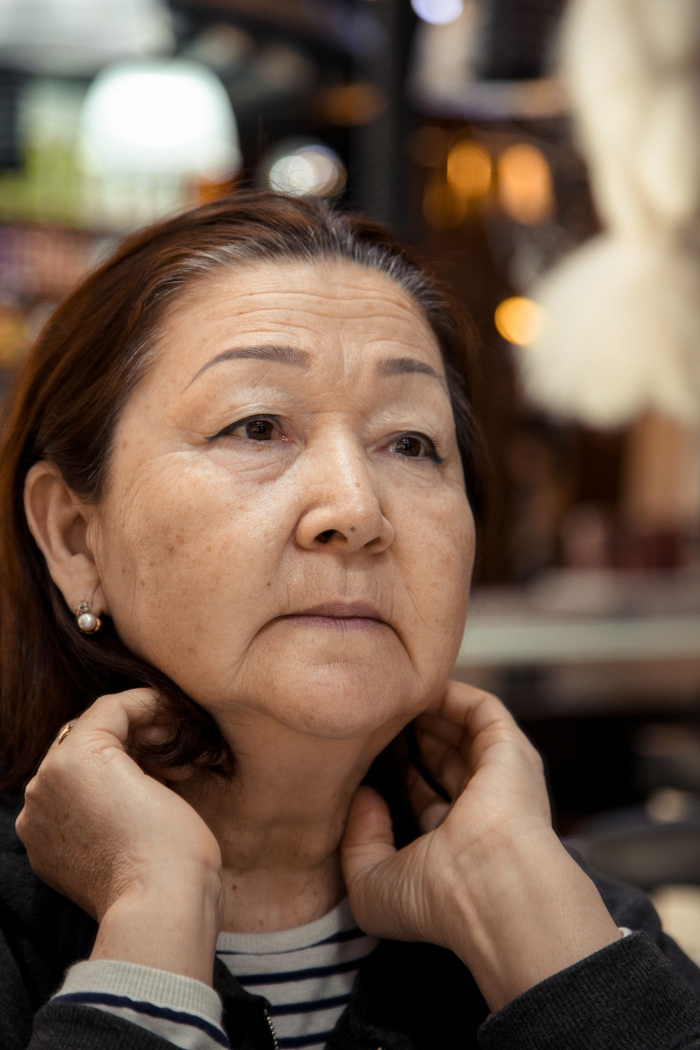
#> input picture cardnews/episodes/260803_백세시대/img/raw-02-view.jpg, 1400 x 2100 px (shown at 1/2 size); its folder holds only this picture in this run
$ python grade.py 'episodes/260803_백세시대/img/raw-02-view.jpg'
#> lines starting #> are read from the running program, lines starting #| are printed output that depends on the picture
"""
raw-*.jpg → 1080×1350 크롭 + 통일 그레이딩.

사용법: python3 grade.py <에피소드폴더> [name=anchor ...]
  anchor: 크롭 세로 기준점 0.0(위)~1.0(아래). 기본 0.5(가운데)
          피사체가 아래쪽인 사진은 큰 값으로 준다.

그레이딩 수치는 style.md 5항 그대로다. 출처가 달라도 이걸 거치면 한 세트로 읽힌다.
  채도 0.58 · R×1.05+3 · B×0.93 · 대비 1.06 · 밝기 1.02
"""
import sys, os, glob
from PIL import Image, ImageEnhance

W, H = 1080, 1350
ep = sys.argv[1]
anchors = dict(kv.split("=") for kv in sys.argv[2:])

for raw in sorted(glob.glob(os.path.join(ep, "img", "raw-*.jpg"))):
    name = os.path.basename(raw)[4:-4]          # raw-01-cover.jpg → 01-cover
    a = float(anchors.get(name, 0.5))
    im = Image.open(raw).convert("RGB")
#> im is the input picture: PIL image 1400x2100 RGB; mean R, G, B 117.8, 95.4, 79.2

    # 4:5로 커버 크롭
    scale = max(W / im.width, H / im.height)
#> scale = 0.771
    im = im.resize((round(im.width * scale), round(im.height * scale)), Image.LANCZOS)
#> im: PIL image 1080x1620 RGB
    left = (im.width - W) // 2
#> left = 0
    top = round((im.height - H) * a)
#> top = 135
    im = im.crop((left, top, left + W, top + H))
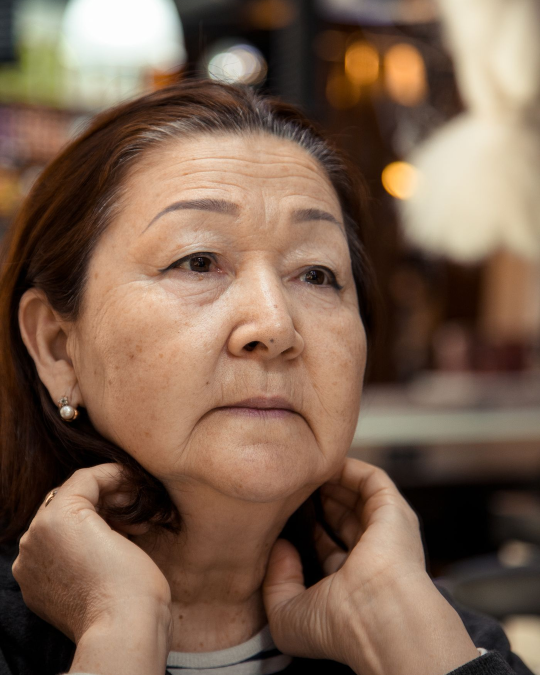
#> im: PIL image 1080x1350 RGB (shown at 1/2 size); mean R, G, B 125, 98.7, 80.2

    # 통일 그레이딩 (style.md 5항)
    im = ImageEnhance.Color(im).enhance(0.58)
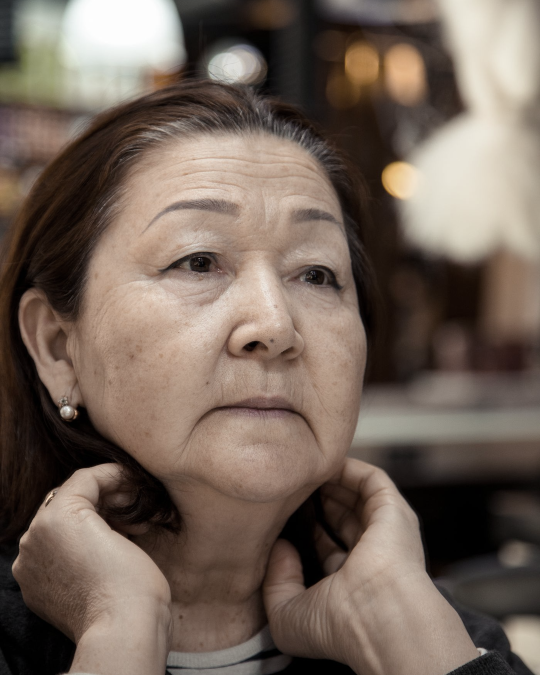
#> im: PIL image 1080x1350 RGB (shown at 1/2 size); mean R, G, B 115.8, 100.7, 89.9
    r, g, b = im.split()
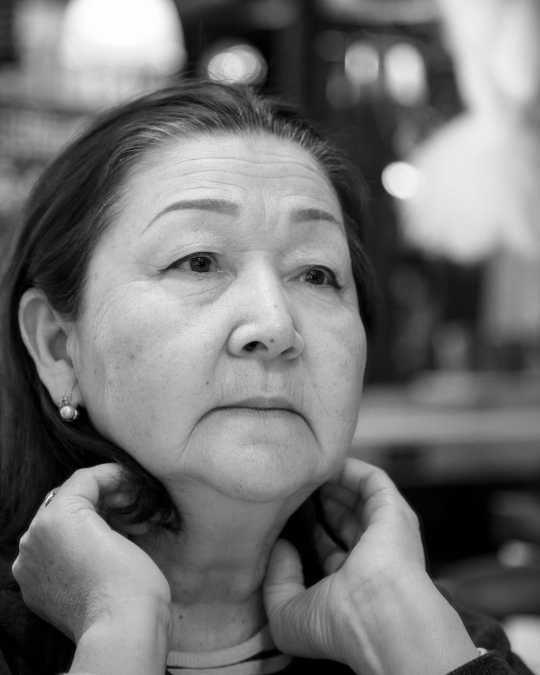
#> r: PIL image 1080x1350 L (shown at 1/2 size); min 0, max 254, mean 115.8
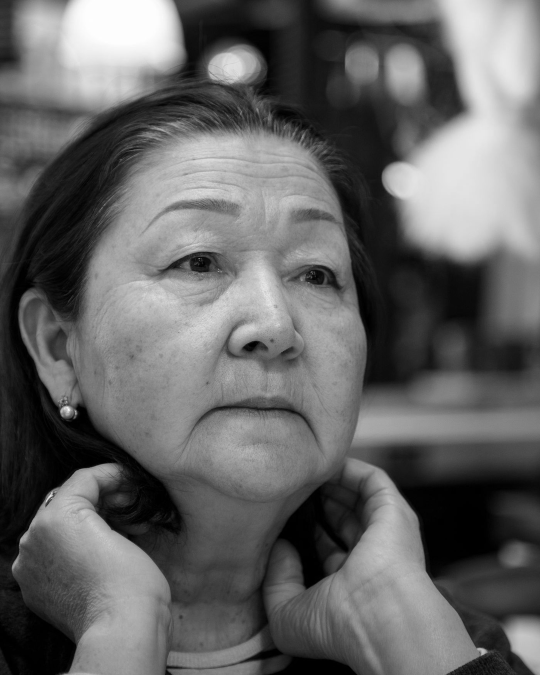
#> g: PIL image 1080x1350 L (shown at 1/2 size); min 0, max 254, mean 100.7
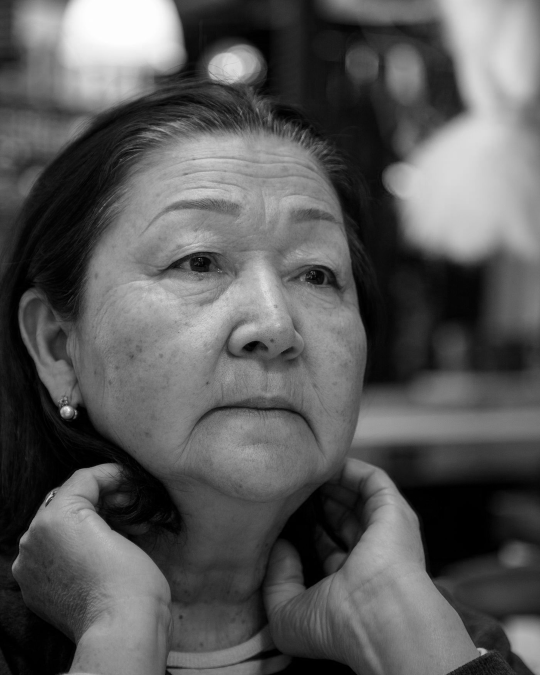
#> b: PIL image 1080x1350 L (shown at 1/2 size); min 0, max 254, mean 89.9
    r = r.point(lambda v: min(255, int(v * 1.05 + 3)))
    b = b.point(lambda v: int(v * 0.93))
    im = Image.merge("RGB", (r, g, b))
    im = ImageEnhance.Contrast(im).enhance(1.06)
    im = ImageEnhance.Brightness(im).enhance(1.02)
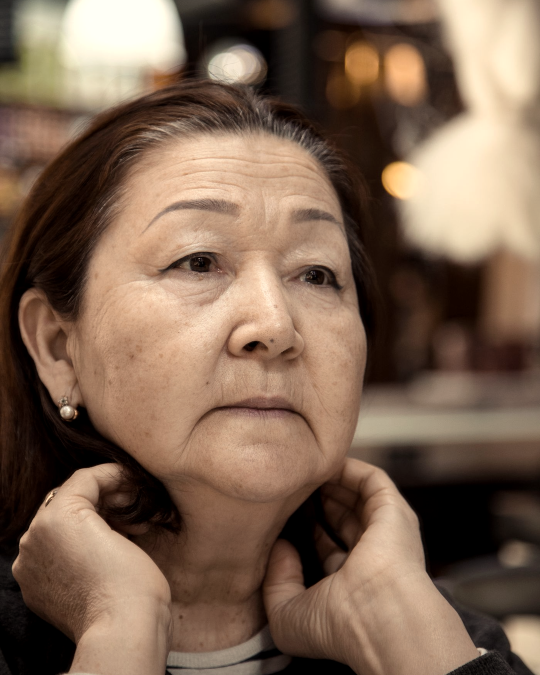
#> im: PIL image 1080x1350 RGB (shown at 1/2 size); mean R, G, B 126.5, 101.6, 82.8

    out = os.path.join(ep, "img", name + ".jpg")
    im.save(out, quality=88, optimize=True)
    print(f"{name}  anchor={a}  → {im.size}")
#| 02-view  anchor=0.5  → (1080, 1350)

$ run again, on cardnews/episodes/260803_백세시대/img/raw-07-muscle.jpg
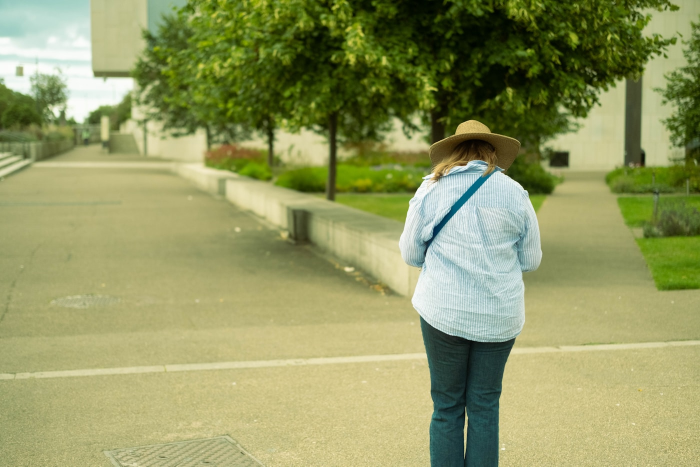
#> input picture cardnews/episodes/260803_백세시대/img/raw-07-muscle.jpg, 1400 x 933 px (shown at 1/2 size)
#> im is the input picture: PIL image 1400x933 RGB; mean R, G, B 147.3, 153.2, 99.8
#> `r, g, b = im.split()`:
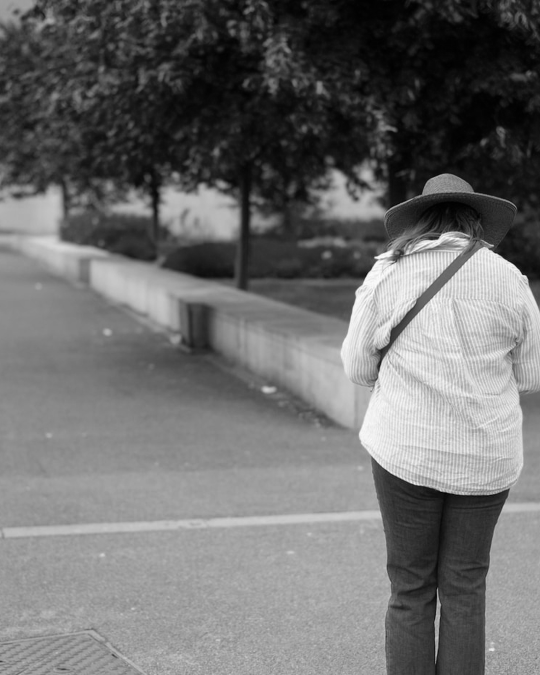
#> b: PIL image 1080x1350 L (shown at 1/2 size); min 0, max 254, mean 109.9
#> `im = ImageEnhance.Brightness(im).enhance(1.02)`:
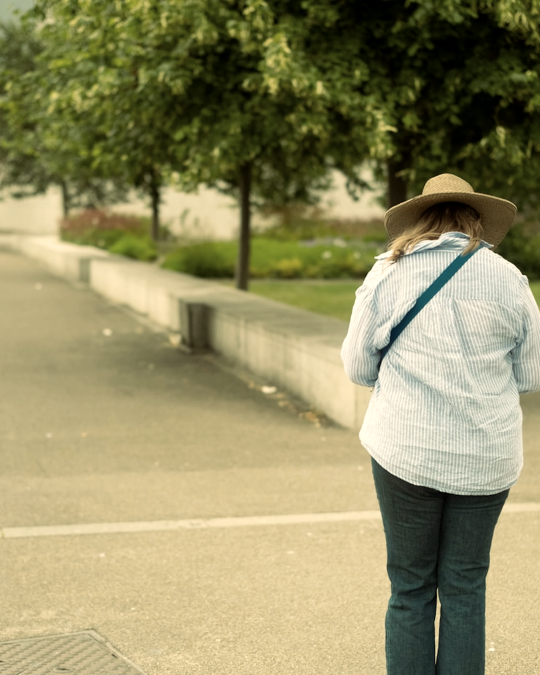
#> im: PIL image 1080x1350 RGB (shown at 1/2 size); mean R, G, B 147.3, 141.7, 100.7
#| 07-muscle  anchor=0.5  → (1080, 1350)

$ run again, on cardnews/episodes/260803_백세시대/img/raw-08-close.jpg
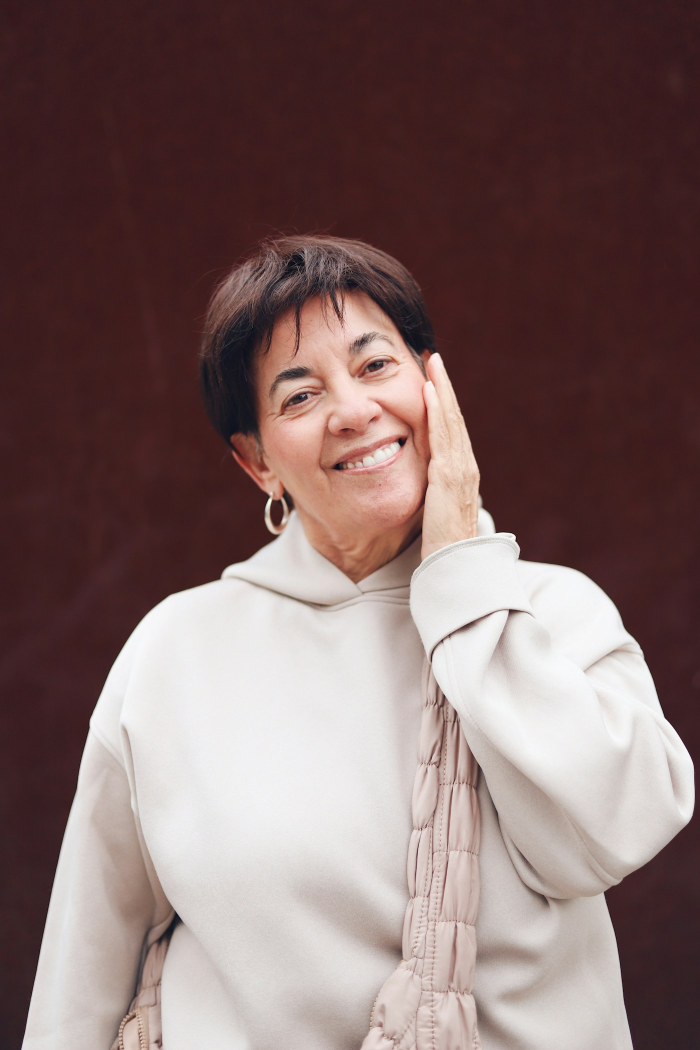
#> input picture cardnews/episodes/260803_백세시대/img/raw-08-close.jpg, 1400 x 2100 px (shown at 1/2 size)
#> im is the input picture: PIL image 1400x2100 RGB; mean R, G, B 127.8, 104.8, 103.4
#> `b = b.point(lambda v: int(v * 0.93))`:
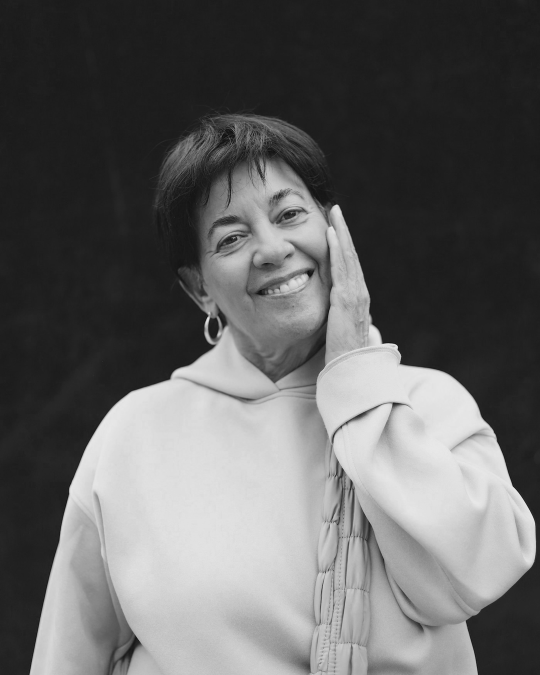
#> b: PIL image 1080x1350 L (shown at 1/2 size); min 0, max 236, mean 99.3
#> `im = ImageEnhance.Brightness(im).enhance(1.02)`:
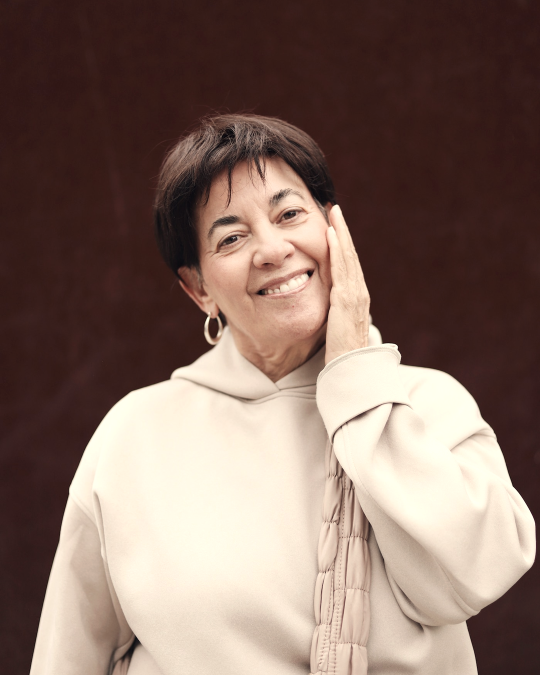
#> im: PIL image 1080x1350 RGB (shown at 1/2 size); mean R, G, B 131.9, 109.4, 99.4
#| 08-close  anchor=0.5  → (1080, 1350)

$ run again, on cardnews/episodes/260803_백세시대/img/raw-03-uv.jpg
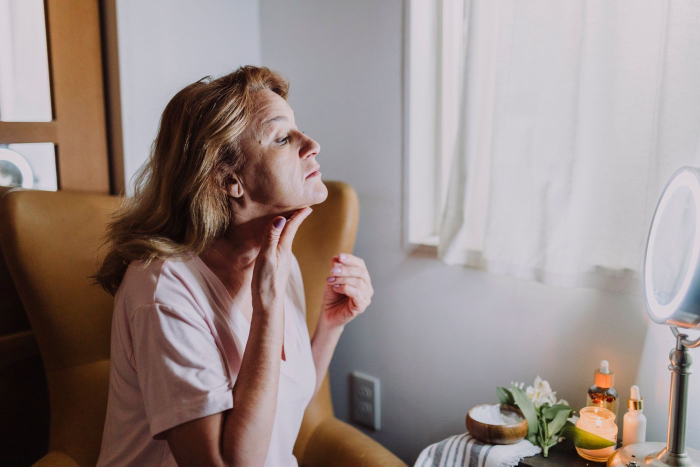
#> input picture cardnews/episodes/260803_백세시대/img/raw-03-uv.jpg, 1400 x 933 px (shown at 1/2 size)
#> im is the input picture: PIL image 1400x933 RGB; mean R, G, B 151.6, 137.2, 133.4
#> `im = ImageEnhance.Color(im).enhance(0.58)`:
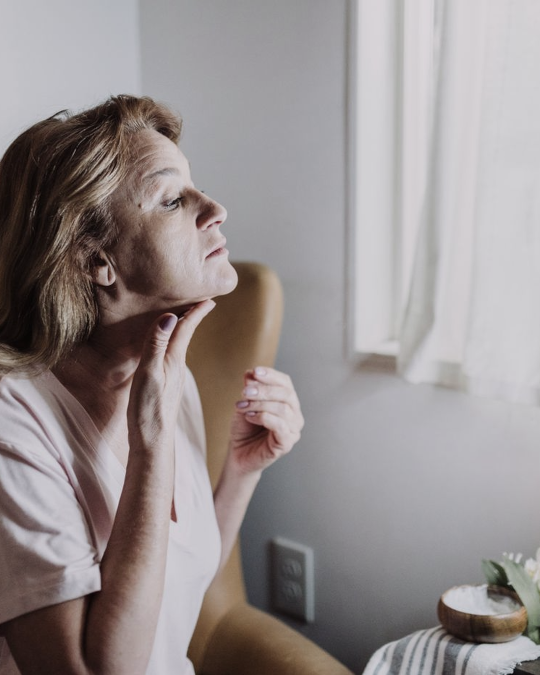
#> im: PIL image 1080x1350 RGB (shown at 1/2 size); mean R, G, B 149.6, 142.1, 142.1
#> `r, g, b = im.split()`:
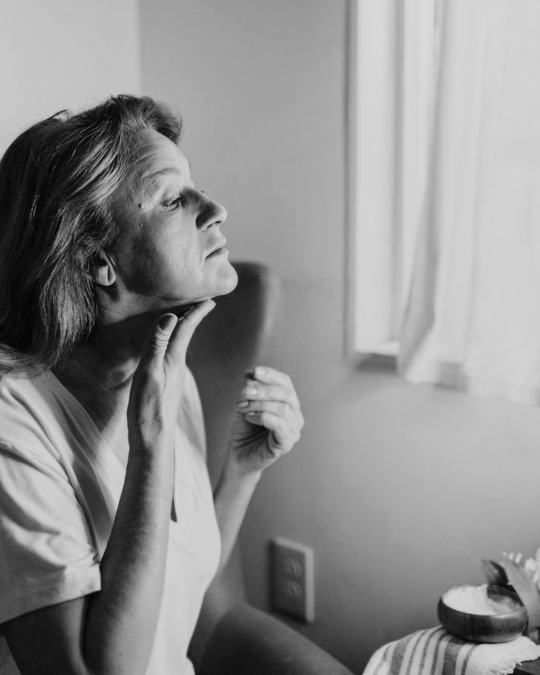
#> b: PIL image 1080x1350 L (shown at 1/2 size); min 1, max 219, mean 142.1
#| 03-uv  anchor=0.5  → (1080, 1350)
